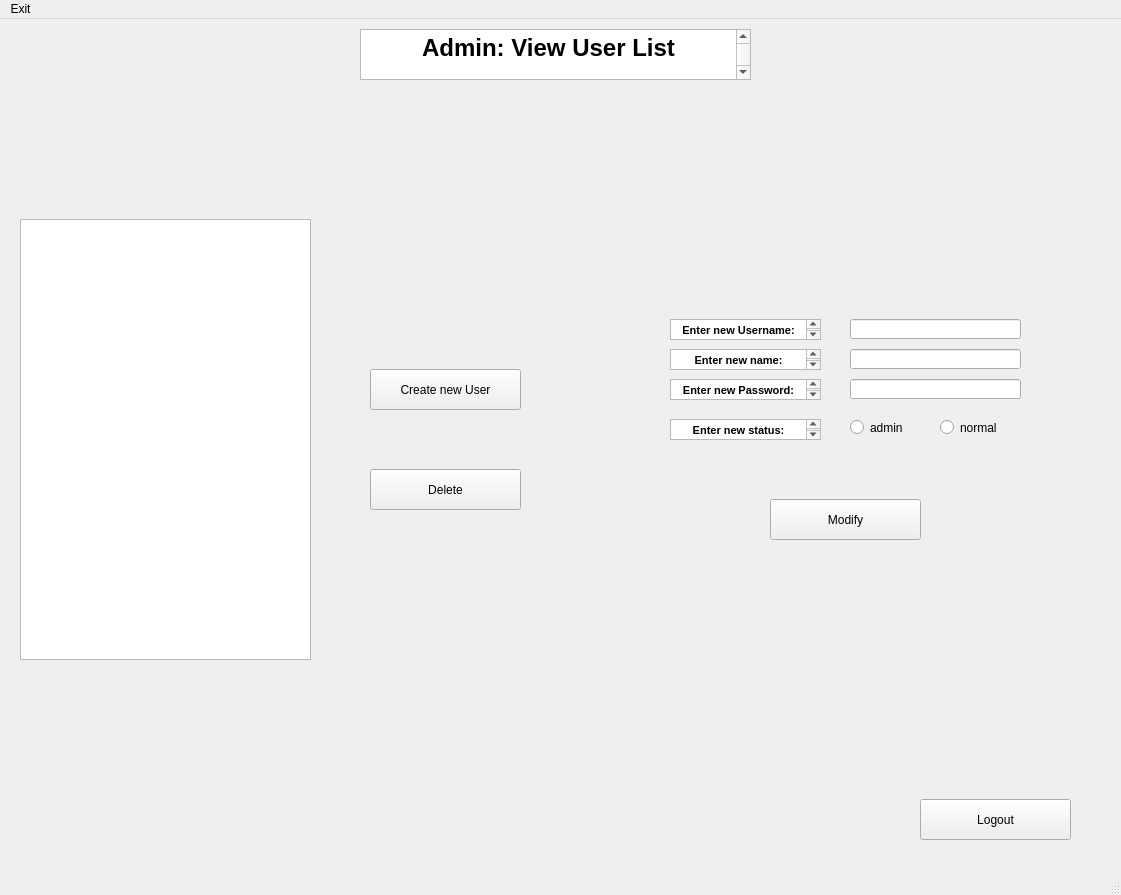
<?xml version="1.0" encoding="UTF-8"?>
<ui version="4.0">
 <class>MainWindow</class>
 <widget class="QMainWindow" name="MainWindow">
  <property name="geometry">
   <rect>
    <x>0</x>
    <y>0</y>
    <width>1121</width>
    <height>895</height>
   </rect>
  </property>
  <property name="windowTitle">
   <string>MainWindow</string>
  </property>
  <widget class="QWidget" name="centralwidget">
   <widget class="QTextEdit" name="textEdit">
    <property name="geometry">
     <rect>
      <x>360</x>
      <y>10</y>
      <width>391</width>
      <height>51</height>
     </rect>
    </property>
    <property name="html">
     <string>&lt;!DOCTYPE HTML PUBLIC &quot;-//W3C//DTD HTML 4.0//EN&quot; &quot;http://www.w3.org/TR/REC-html40/strict.dtd&quot;&gt;
&lt;html&gt;&lt;head&gt;&lt;meta name=&quot;qrichtext&quot; content=&quot;1&quot; /&gt;&lt;style type=&quot;text/css&quot;&gt;
p, li { white-space: pre-wrap; }
&lt;/style&gt;&lt;/head&gt;&lt;body style=&quot; font-family:'MS Shell Dlg 2'; font-size:8.25pt; font-weight:400; font-style:normal;&quot;&gt;
&lt;p align=&quot;center&quot; style=&quot; margin-top:0px; margin-bottom:0px; margin-left:0px; margin-right:0px; -qt-block-indent:0; text-indent:0px;&quot;&gt;&lt;span style=&quot; font-size:18pt; font-weight:600;&quot;&gt;Admin: View User List&lt;/span&gt;&lt;/p&gt;
&lt;p align=&quot;center&quot; style=&quot;-qt-paragraph-type:empty; margin-top:0px; margin-bottom:0px; margin-left:0px; margin-right:0px; -qt-block-indent:0; text-indent:0px; font-size:18pt; font-weight:600;&quot;&gt;&lt;br /&gt;&lt;/p&gt;
&lt;p align=&quot;center&quot; style=&quot;-qt-paragraph-type:empty; margin-top:0px; margin-bottom:0px; margin-left:0px; margin-right:0px; -qt-block-indent:0; text-indent:0px; font-size:18pt; font-weight:600;&quot;&gt;&lt;br /&gt;&lt;/p&gt;
&lt;p align=&quot;center&quot; style=&quot;-qt-paragraph-type:empty; margin-top:0px; margin-bottom:0px; margin-left:0px; margin-right:0px; -qt-block-indent:0; text-indent:0px; font-size:18pt; font-weight:600;&quot;&gt;&lt;br /&gt;&lt;/p&gt;&lt;/body&gt;&lt;/html&gt;</string>
    </property>
   </widget>
   <widget class="QLabel" name="label">
    <property name="geometry">
     <rect>
      <x>450</x>
      <y>40</y>
      <width>231</width>
      <height>171</height>
     </rect>
    </property>
    <property name="text">
     <string>&lt;html&gt;&lt;head/&gt;&lt;body&gt;&lt;p&gt;&lt;img src=&quot;:/newPrefix/Webp.net-resizeimage.jpg&quot;/&gt;&lt;/p&gt;&lt;/body&gt;&lt;/html&gt;</string>
    </property>
   </widget>
   <widget class="QPushButton" name="pushButton_2">
    <property name="geometry">
     <rect>
      <x>920</x>
      <y>780</y>
      <width>151</width>
      <height>41</height>
     </rect>
    </property>
    <property name="text">
     <string>Logout</string>
    </property>
   </widget>
   <widget class="QTextEdit" name="textEdit_2">
    <property name="geometry">
     <rect>
      <x>670</x>
      <y>330</y>
      <width>151</width>
      <height>21</height>
     </rect>
    </property>
    <property name="html">
     <string>&lt;!DOCTYPE HTML PUBLIC &quot;-//W3C//DTD HTML 4.0//EN&quot; &quot;http://www.w3.org/TR/REC-html40/strict.dtd&quot;&gt;
&lt;html&gt;&lt;head&gt;&lt;meta name=&quot;qrichtext&quot; content=&quot;1&quot; /&gt;&lt;style type=&quot;text/css&quot;&gt;
p, li { white-space: pre-wrap; }
&lt;/style&gt;&lt;/head&gt;&lt;body style=&quot; font-family:'MS Shell Dlg 2'; font-size:8.25pt; font-weight:400; font-style:normal;&quot;&gt;
&lt;p align=&quot;center&quot; style=&quot; margin-top:0px; margin-bottom:0px; margin-left:0px; margin-right:0px; -qt-block-indent:0; text-indent:0px;&quot;&gt;&lt;span style=&quot; font-size:8pt; font-weight:600;&quot;&gt;Enter new name:&lt;/span&gt;&lt;/p&gt;
&lt;p align=&quot;center&quot; style=&quot;-qt-paragraph-type:empty; margin-top:0px; margin-bottom:0px; margin-left:0px; margin-right:0px; -qt-block-indent:0; text-indent:0px; font-size:8pt; font-weight:600;&quot;&gt;&lt;br /&gt;&lt;/p&gt;&lt;/body&gt;&lt;/html&gt;</string>
    </property>
   </widget>
   <widget class="QTextEdit" name="textEdit_3">
    <property name="geometry">
     <rect>
      <x>670</x>
      <y>300</y>
      <width>151</width>
      <height>21</height>
     </rect>
    </property>
    <property name="html">
     <string>&lt;!DOCTYPE HTML PUBLIC &quot;-//W3C//DTD HTML 4.0//EN&quot; &quot;http://www.w3.org/TR/REC-html40/strict.dtd&quot;&gt;
&lt;html&gt;&lt;head&gt;&lt;meta name=&quot;qrichtext&quot; content=&quot;1&quot; /&gt;&lt;style type=&quot;text/css&quot;&gt;
p, li { white-space: pre-wrap; }
&lt;/style&gt;&lt;/head&gt;&lt;body style=&quot; font-family:'MS Shell Dlg 2'; font-size:8.25pt; font-weight:400; font-style:normal;&quot;&gt;
&lt;p align=&quot;center&quot; style=&quot; margin-top:0px; margin-bottom:0px; margin-left:0px; margin-right:0px; -qt-block-indent:0; text-indent:0px;&quot;&gt;&lt;span style=&quot; font-size:8pt; font-weight:600;&quot;&gt;Enter new Username:&lt;/span&gt;&lt;/p&gt;
&lt;p align=&quot;center&quot; style=&quot;-qt-paragraph-type:empty; margin-top:0px; margin-bottom:0px; margin-left:0px; margin-right:0px; -qt-block-indent:0; text-indent:0px; font-size:8pt; font-weight:600;&quot;&gt;&lt;br /&gt;&lt;/p&gt;&lt;/body&gt;&lt;/html&gt;</string>
    </property>
   </widget>
   <widget class="QTextEdit" name="textEdit_4">
    <property name="geometry">
     <rect>
      <x>670</x>
      <y>360</y>
      <width>151</width>
      <height>21</height>
     </rect>
    </property>
    <property name="html">
     <string>&lt;!DOCTYPE HTML PUBLIC &quot;-//W3C//DTD HTML 4.0//EN&quot; &quot;http://www.w3.org/TR/REC-html40/strict.dtd&quot;&gt;
&lt;html&gt;&lt;head&gt;&lt;meta name=&quot;qrichtext&quot; content=&quot;1&quot; /&gt;&lt;style type=&quot;text/css&quot;&gt;
p, li { white-space: pre-wrap; }
&lt;/style&gt;&lt;/head&gt;&lt;body style=&quot; font-family:'MS Shell Dlg 2'; font-size:8.25pt; font-weight:400; font-style:normal;&quot;&gt;
&lt;p align=&quot;center&quot; style=&quot; margin-top:0px; margin-bottom:0px; margin-left:0px; margin-right:0px; -qt-block-indent:0; text-indent:0px;&quot;&gt;&lt;span style=&quot; font-size:8pt; font-weight:600;&quot;&gt;Enter new Password:&lt;/span&gt;&lt;/p&gt;
&lt;p align=&quot;center&quot; style=&quot;-qt-paragraph-type:empty; margin-top:0px; margin-bottom:0px; margin-left:0px; margin-right:0px; -qt-block-indent:0; text-indent:0px; font-size:8pt; font-weight:600;&quot;&gt;&lt;br /&gt;&lt;/p&gt;&lt;/body&gt;&lt;/html&gt;</string>
    </property>
   </widget>
   <widget class="QLineEdit" name="lineEdit">
    <property name="geometry">
     <rect>
      <x>850</x>
      <y>300</y>
      <width>171</width>
      <height>20</height>
     </rect>
    </property>
   </widget>
   <widget class="QLineEdit" name="lineEdit_2">
    <property name="geometry">
     <rect>
      <x>850</x>
      <y>330</y>
      <width>171</width>
      <height>20</height>
     </rect>
    </property>
   </widget>
   <widget class="QLineEdit" name="lineEdit_3">
    <property name="geometry">
     <rect>
      <x>850</x>
      <y>360</y>
      <width>171</width>
      <height>20</height>
     </rect>
    </property>
   </widget>
   <widget class="QTextEdit" name="textEdit_5">
    <property name="geometry">
     <rect>
      <x>670</x>
      <y>400</y>
      <width>151</width>
      <height>21</height>
     </rect>
    </property>
    <property name="html">
     <string>&lt;!DOCTYPE HTML PUBLIC &quot;-//W3C//DTD HTML 4.0//EN&quot; &quot;http://www.w3.org/TR/REC-html40/strict.dtd&quot;&gt;
&lt;html&gt;&lt;head&gt;&lt;meta name=&quot;qrichtext&quot; content=&quot;1&quot; /&gt;&lt;style type=&quot;text/css&quot;&gt;
p, li { white-space: pre-wrap; }
&lt;/style&gt;&lt;/head&gt;&lt;body style=&quot; font-family:'MS Shell Dlg 2'; font-size:8.25pt; font-weight:400; font-style:normal;&quot;&gt;
&lt;p align=&quot;center&quot; style=&quot; margin-top:0px; margin-bottom:0px; margin-left:0px; margin-right:0px; -qt-block-indent:0; text-indent:0px;&quot;&gt;&lt;span style=&quot; font-size:8pt; font-weight:600;&quot;&gt;Enter new status:&lt;/span&gt;&lt;/p&gt;
&lt;p align=&quot;center&quot; style=&quot;-qt-paragraph-type:empty; margin-top:0px; margin-bottom:0px; margin-left:0px; margin-right:0px; -qt-block-indent:0; text-indent:0px; font-size:8pt; font-weight:600;&quot;&gt;&lt;br /&gt;&lt;/p&gt;&lt;/body&gt;&lt;/html&gt;</string>
    </property>
   </widget>
   <widget class="QPushButton" name="pushButton_3">
    <property name="geometry">
     <rect>
      <x>370</x>
      <y>450</y>
      <width>151</width>
      <height>41</height>
     </rect>
    </property>
    <property name="text">
     <string>Delete</string>
    </property>
   </widget>
   <widget class="QListView" name="listView">
    <property name="geometry">
     <rect>
      <x>20</x>
      <y>200</y>
      <width>291</width>
      <height>441</height>
     </rect>
    </property>
   </widget>
   <widget class="QPushButton" name="pushButton_4">
    <property name="geometry">
     <rect>
      <x>770</x>
      <y>480</y>
      <width>151</width>
      <height>41</height>
     </rect>
    </property>
    <property name="text">
     <string>Modify</string>
    </property>
   </widget>
   <widget class="QRadioButton" name="radioButton">
    <property name="geometry">
     <rect>
      <x>850</x>
      <y>400</y>
      <width>82</width>
      <height>17</height>
     </rect>
    </property>
    <property name="text">
     <string>admin</string>
    </property>
   </widget>
   <widget class="QRadioButton" name="radioButton_2">
    <property name="geometry">
     <rect>
      <x>940</x>
      <y>400</y>
      <width>82</width>
      <height>17</height>
     </rect>
    </property>
    <property name="text">
     <string>normal</string>
    </property>
   </widget>
   <widget class="QPushButton" name="pushButton_5">
    <property name="geometry">
     <rect>
      <x>370</x>
      <y>350</y>
      <width>151</width>
      <height>41</height>
     </rect>
    </property>
    <property name="text">
     <string>Create new User</string>
    </property>
   </widget>
  </widget>
  <widget class="QMenuBar" name="menubar">
   <property name="geometry">
    <rect>
     <x>0</x>
     <y>0</y>
     <width>1121</width>
     <height>21</height>
    </rect>
   </property>
   <widget class="QMenu" name="menuExit">
    <property name="title">
     <string>Exit</string>
    </property>
   </widget>
   <addaction name="menuExit"/>
  </widget>
  <widget class="QStatusBar" name="statusbar"/>
 </widget>
 <resources>
  <include location="rochePic.qrc"/>
 </resources>
 <connections/>
</ui>
